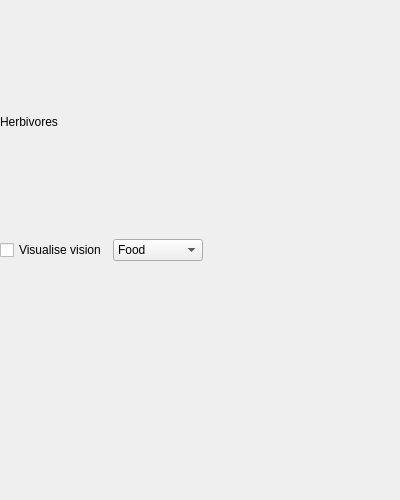
<?xml version="1.0" encoding="UTF-8"?>
<ui version="4.0">
 <class>herbivore_widget</class>
 <widget class="QWidget" name="herbivore_widget">
  <property name="geometry">
   <rect>
    <x>0</x>
    <y>0</y>
    <width>400</width>
    <height>500</height>
   </rect>
  </property>
  <property name="windowTitle">
   <string>Form</string>
  </property>
  <layout class="QVBoxLayout" name="verticalLayout">
   <property name="leftMargin">
    <number>0</number>
   </property>
   <property name="rightMargin">
    <number>0</number>
   </property>
   <item>
    <widget class="QLabel" name="title">
     <property name="frameShape">
      <enum>QFrame::NoFrame</enum>
     </property>
     <property name="text">
      <string>Herbivores</string>
     </property>
    </widget>
   </item>
   <item>
    <layout class="QHBoxLayout" name="vision_layout">
     <property name="spacing">
      <number>6</number>
     </property>
     <item>
      <widget class="QCheckBox" name="vision_toggle">
       <property name="text">
        <string>Visualise vision</string>
       </property>
      </widget>
     </item>
     <item>
      <widget class="QComboBox" name="vision_texture">
       <item>
        <property name="text">
         <string>Food</string>
        </property>
       </item>
       <item>
        <property name="text">
         <string>Herbivores</string>
        </property>
       </item>
       <item>
        <property name="text">
         <string>Predators</string>
        </property>
       </item>
      </widget>
     </item>
     <item>
      <spacer name="horizontalSpacer">
       <property name="orientation">
        <enum>Qt::Horizontal</enum>
       </property>
       <property name="sizeHint" stdset="0">
        <size>
         <width>40</width>
         <height>20</height>
        </size>
       </property>
      </spacer>
     </item>
    </layout>
   </item>
   <item>
    <widget class="QtCharts::QChartView" name="fitness" native="true"/>
   </item>
  </layout>
 </widget>
 <customwidgets>
  <customwidget>
   <class>QtCharts::QChartView</class>
   <extends>QWidget</extends>
   <header location="global">QtCharts/QChartView</header>
   <container>1</container>
  </customwidget>
 </customwidgets>
 <resources/>
 <connections/>
</ui>
